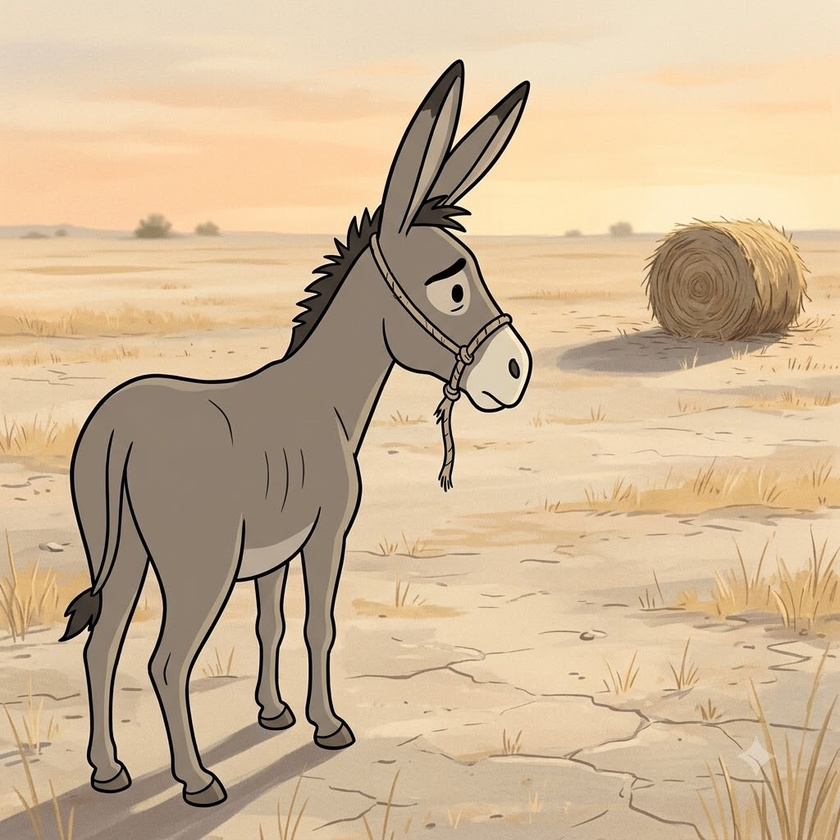
#> input picture buridan_alignment/source/1003387403_1794339501694933.jpg, 840 x 840 px, shrunk from 1024 x 1024 before the run
$ python adjust.py ../../buridan_alignment/source/1003387403_1794339501694933.jpg
#> lines starting #> are read from the running program, lines starting #| are printed output that depends on the picture
"""Brightness -35, Contrast +45, Saturation -7, Sharpness +60, Clarity +35, Grain +40 (phone-editor style scales)."""
import sys, cv2, numpy as np
def adjust(im):
    f = im.astype(np.float32) / 255
    f = f * (1 - 0.35 * 0.5)                                   # brightness -35
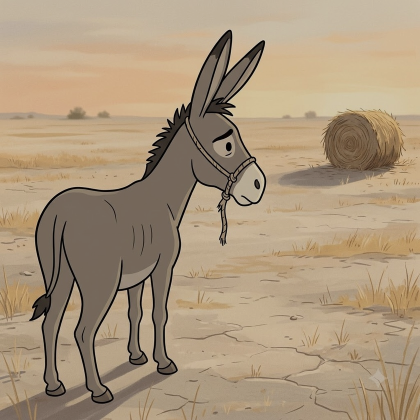
#> f: shape (840, 840, 3) float32 (shown at 1/2 size); mean B, G, R 0.488, 0.59, 0.67
    f = (f - 0.5) * (1 + 0.45 * 0.6) + 0.5                      # contrast +45
    g = f.mean(2, keepdims=True); f = g + (f - g) * 0.93        # saturation -7
#> after `g = f.mean(2, keepdims=True)`:
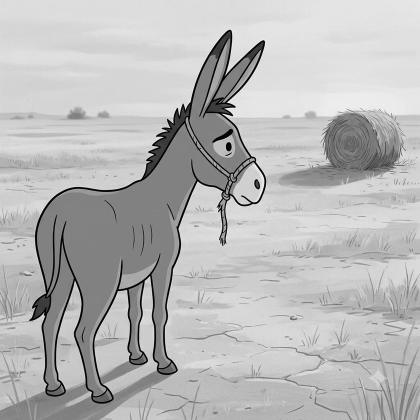
#> g: shape (840, 840, 1) float32 (shown at 1/2 size); min -0.135, max 0.888, mean 0.605; drawn with min black and max white
    L = cv2.GaussianBlur(f, (0, 0), 25); f = f + (f - L) * 0.35 # clarity +35 (local contrast)
#> after `L = cv2.GaussianBlur(f, (0, 0), 25)`:
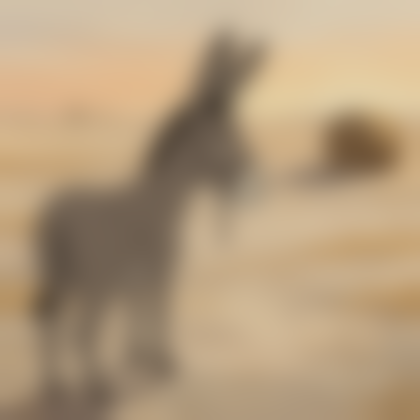
#> L: shape (840, 840, 3) float32 (shown at 1/2 size); mean B, G, R 0.494, 0.615, 0.708
#> after `f = f + (f - L) * 0.35`:
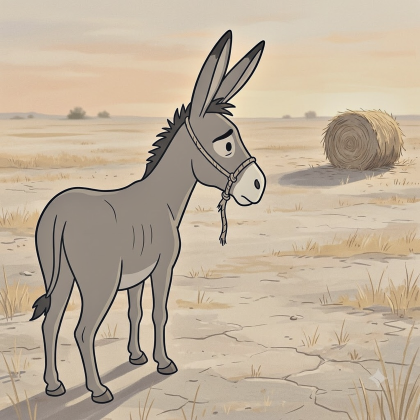
#> f: shape (840, 840, 3) float32 (shown at 1/2 size); mean B, G, R 0.494, 0.615, 0.707; drawn with min black and max white
    b = cv2.GaussianBlur(f, (0, 0), 1.2); f = f + (f - b) * 0.9 # sharpness +60
#> after `f = f + (f - b) * 0.9`:
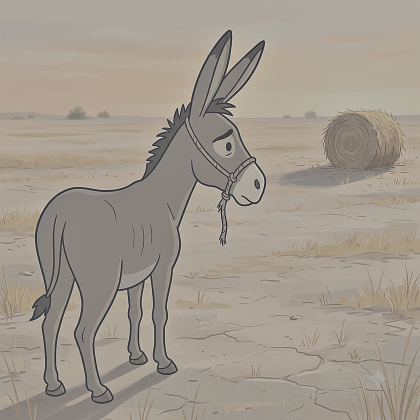
#> f: shape (840, 840, 3) float32 (shown at 1/2 size); mean B, G, R 0.494, 0.615, 0.707; drawn with min black and max white
    n = np.random.default_rng(7).normal(0, 0.04 * 0.40 * 2.5, f.shape[:2])[..., None]
    f = f + n                                                    # grain +40 (monochrome)
    return (np.clip(f, 0, 1) * 255).astype(np.uint8)
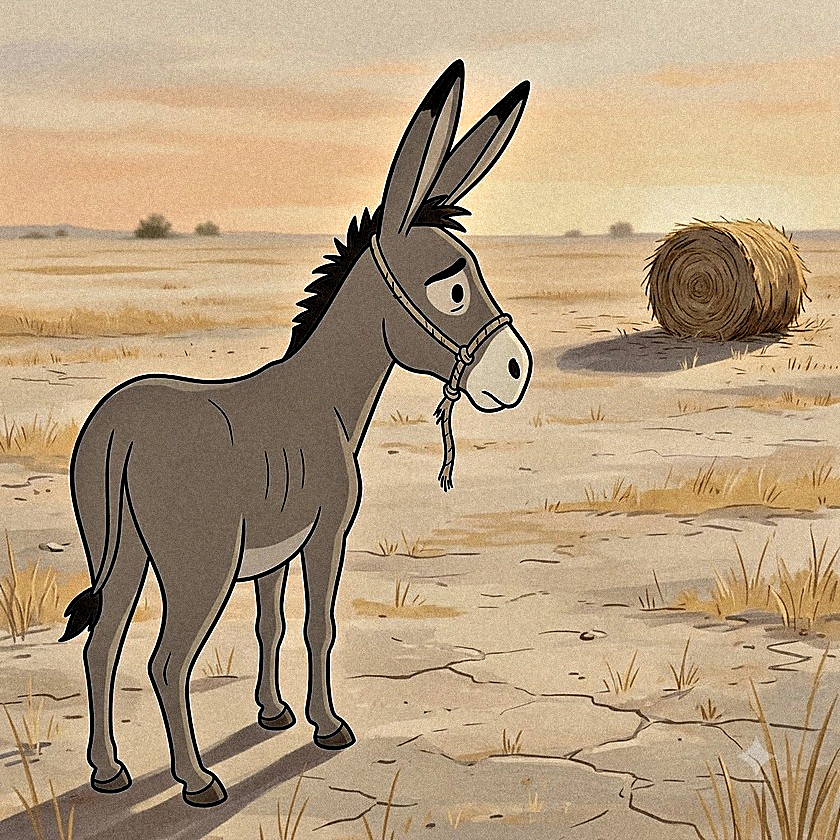
#> returned value: shape (840, 840, 3); mean of channels 0, 1, 2 128.5, 159.3, 182.8; drawn as B, G, R
if __name__ == "__main__":
    for p in sys.argv[1:]: cv2.imwrite(p, adjust(cv2.imread(p)))

$ run again, on buridan_alignment/source/1025539294_1794339530586690.jpg
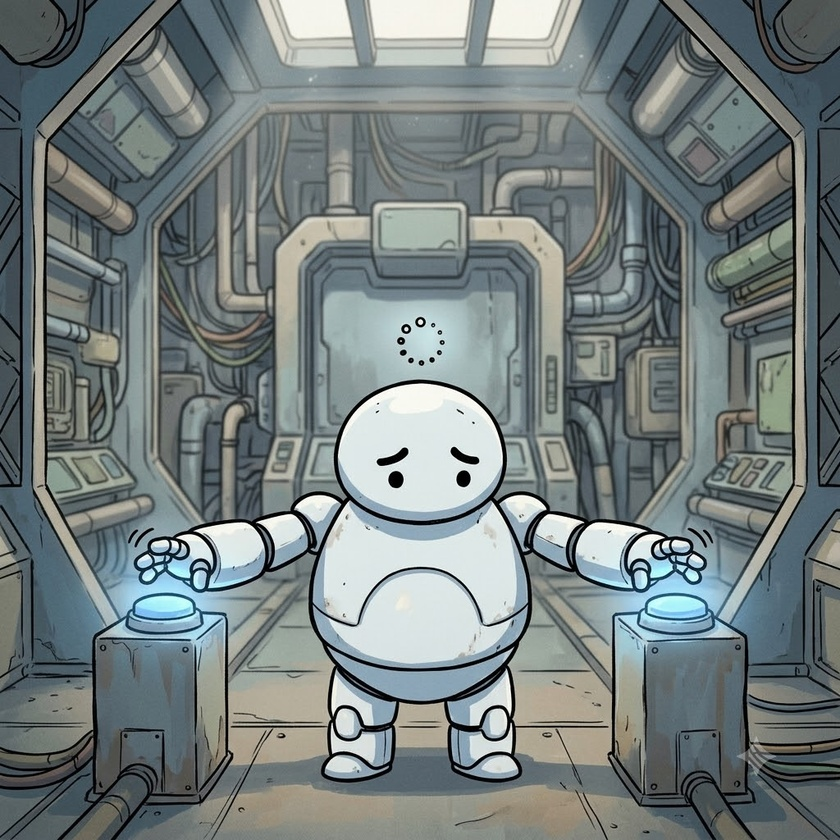
#> input picture buridan_alignment/source/1025539294_1794339530586690.jpg, 840 x 840 px, shrunk from 1024 x 1024 before the run
#> in adjust, `f = f + (f - b) * 0.9`:
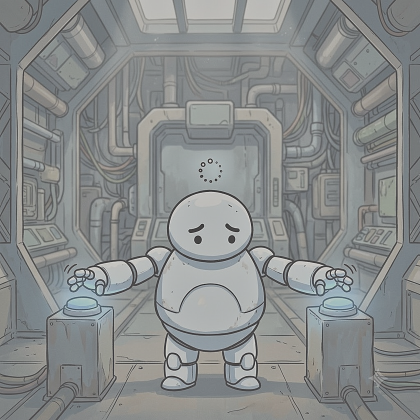
#> f: shape (840, 840, 3) float32 (shown at 1/2 size); mean B, G, R 0.386, 0.386, 0.349; drawn with min black and max white
#> in adjust, `return (np.clip(f, 0, 1) * 255).astype(np.uint8)`:
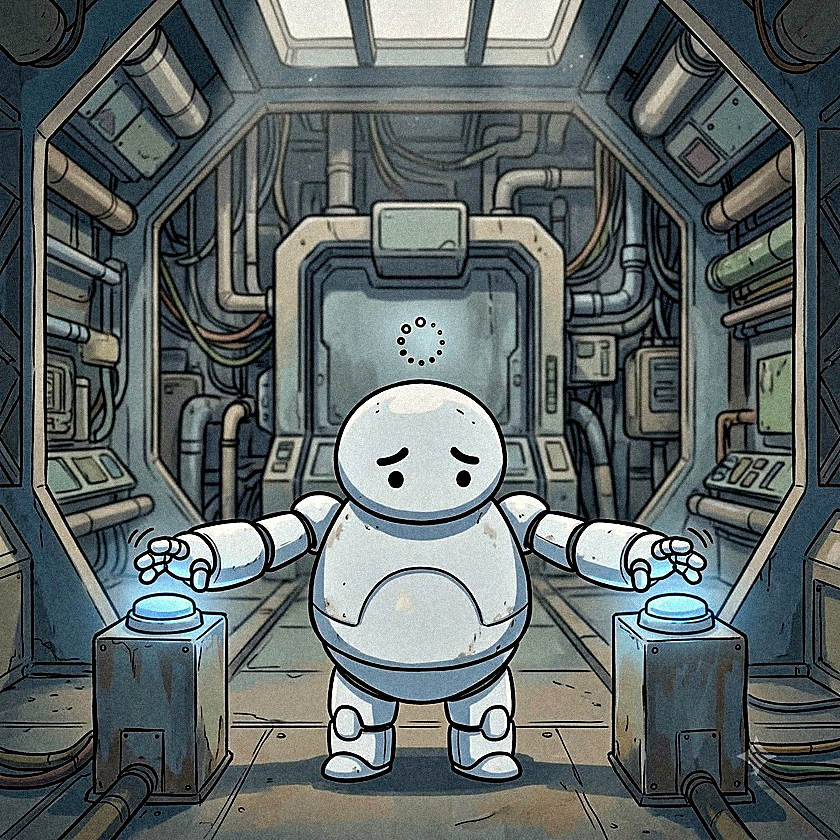
#> returned value: shape (840, 840, 3); mean of channels 0, 1, 2 103.2, 103.5, 94.8; drawn as B, G, R

$ run again, on buridan_alignment/source/203225477_1794339532512401.jpg
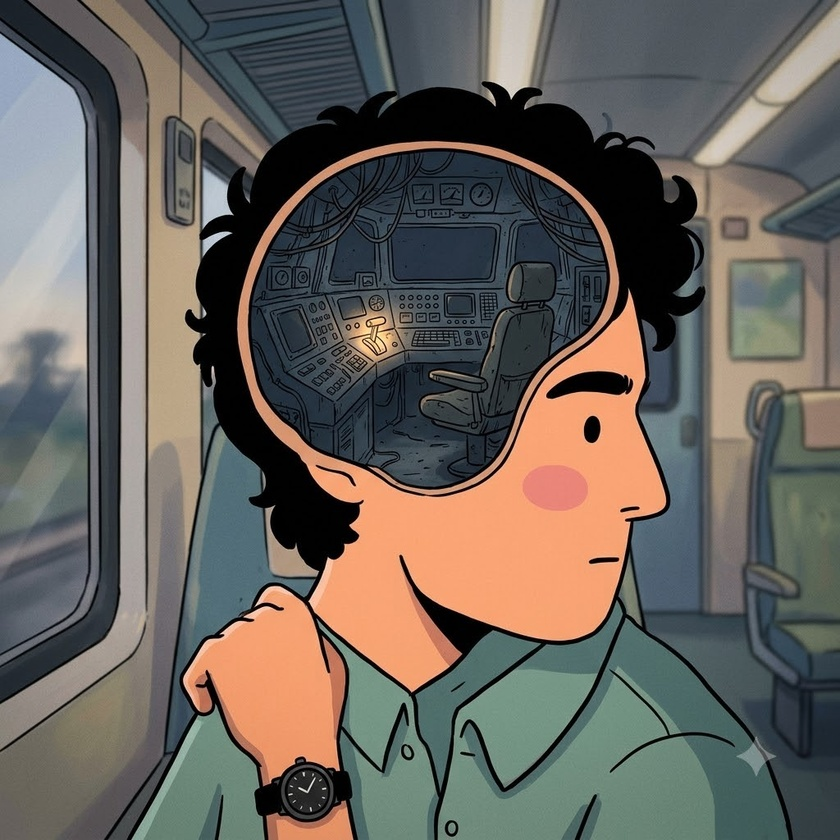
#> input picture buridan_alignment/source/203225477_1794339532512401.jpg, 840 x 840 px, shrunk from 1024 x 1024 before the run
#> in adjust, `f = f + (f - b) * 0.9`:
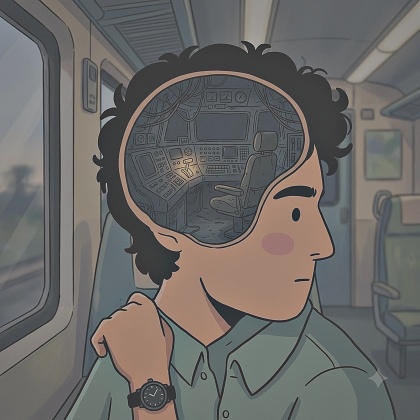
#> f: shape (840, 840, 3) float32 (shown at 1/2 size); mean B, G, R 0.247, 0.272, 0.292; drawn with min black and max white
#> in adjust, `return (np.clip(f, 0, 1) * 255).astype(np.uint8)`:
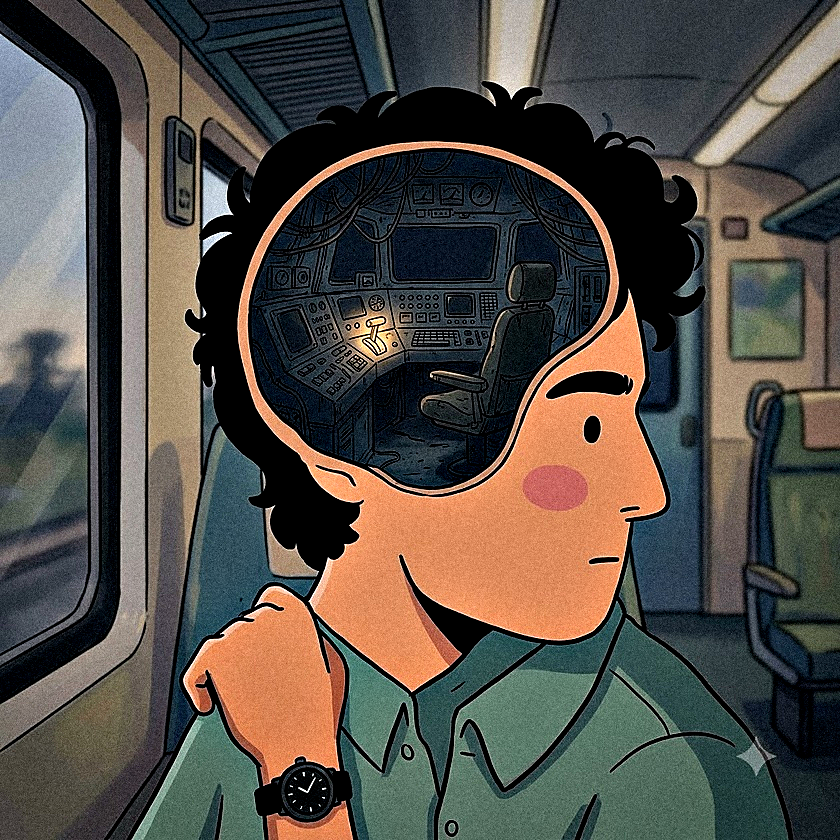
#> returned value: shape (840, 840, 3); mean of channels 0, 1, 2 71, 77.9, 83.4; drawn as B, G, R
